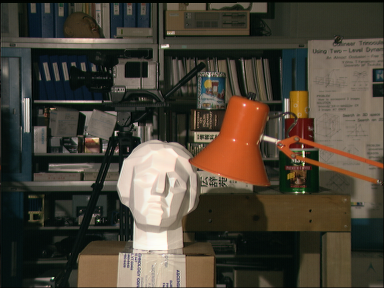
#> input picture left.png, 384 x 288 px, found by its file name
$ python PixelWiseMatching.py
#> lines starting #> are read from the running program, lines starting #| are printed output that depends on the picture
import cv2
import numpy as np


def distance(x, y):
    return abs(x - y)


def l2_distance(x, y):
    return (x - y) ** 2


def pixel_wise_matching_l1(left_img, right_img, disparity_range, save_result=True):
    # Read left, right images then convert to grayscale
#> called with left_img = 'StereoMatching/left.png', right_img = 'StereoMatching/right.png', disparity_range = 16, save_result = True
    left = cv2.imread(left_img, 0)
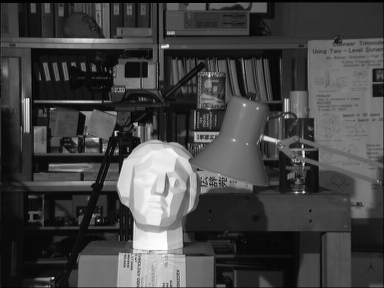
#> left: shape (288, 384); min 0, max 253, mean 67.8
    right = cv2.imread(right_img, 0)
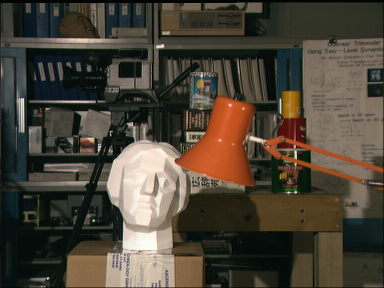
#> input picture right.png, 384 x 288 px, found by its file name
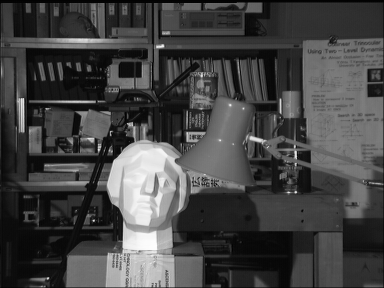
#> right: shape (288, 384); min 0, max 253, mean 68.2

    left = left.astype(np.float32)
    right = right.astype(np.float32)

    height, width = left.shape[:2]
#> height = 288; width = 384

    # Create blank disparity map
    depth = np.zeros((height, width), np.uint8)
    scale = 16
    max_value = 255

    for y in range(height):
        for x in range(width):
            # Find j where cost has minimum value
            disparity = 0
            cost_min = max_value

            for j in range(disparity_range):
                cost = max_value if (
                    x - j) < 0 else distance(int(left[y, x]), int(right[y, x - j]))

                if cost < cost_min:
                    cost_min = cost
                    disparity = j

            # Let depth at (y, x) = j (disparity)
            # Multiply by a scale factor for visualization purpose
            depth[y, x] = disparity * scale
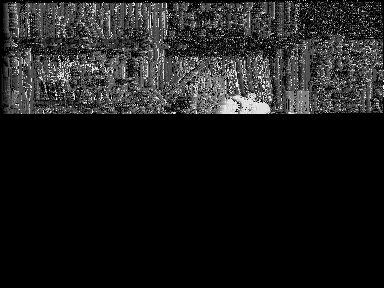
#> depth: shape (288, 384); min 0, max 240, mean 28.3

    if save_result:
        print('Saving result...')
        # Save results
        cv2.imwrite(f'pixel_wise_l1.png', depth)
        cv2.imwrite(f'pixel_wise_l1_color.png',
                    cv2.applyColorMap(depth, cv2.COLORMAP_JET))

    print('Done.')

    return depth, cv2.applyColorMap(depth, cv2.COLORMAP_JET)


# [43 lines left out: function pixel_wise_matching_l2, not called in this run]


left_img_path = 'StereoMatching/left.png'
right_img_path = 'StereoMatching/right.png'
disparity_range = 16

# L1 result
#> (the run stopped early here; a loop or call above may not have finished)
